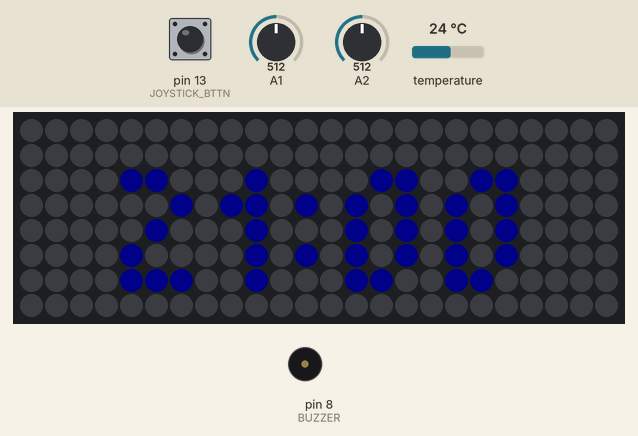
A sketch run on a simulated Arduino Uno, built with avr-gcc and run on an emulated ATmega328P. Shown: 24×8 RGB LED matrix (first LED top left, wired row by row), buzzer (waves = sounding). The test bench sets the inputs (shaded band); at power-on: pin 13 (JOYSTICK_BTTN) HIGH, A2 = 512, A1 = 512, temperature 24 °C. Dim RGB values are drawn brighter than linear; the local clock reads 2024-03-15 10:24:30 at power-on unless the sketch sets it; random numbers use the default seed unless the sketch sets one; EEPROM starts erased.

Above: at 1.2 s.
1.3 s: pin 13 (JOYSTICK_BTTN) pulled LOW for 1 s
At 3.06 s:
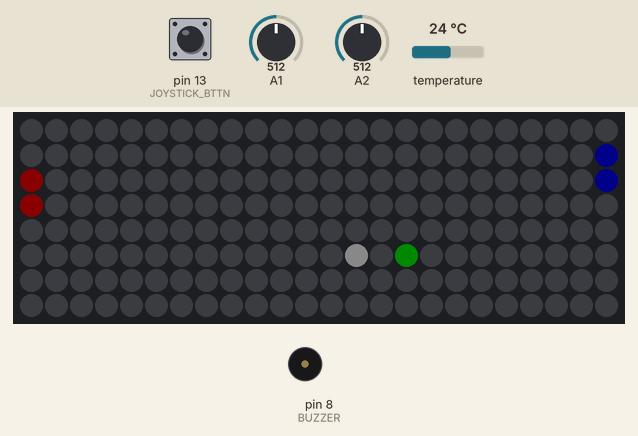
5.0 s: A2 set to 716
At 5.83 s:
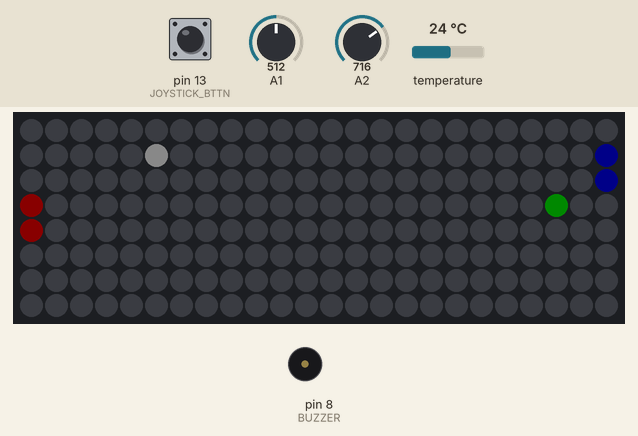
7.1 s: A2 set to 122
At 8.0 s:
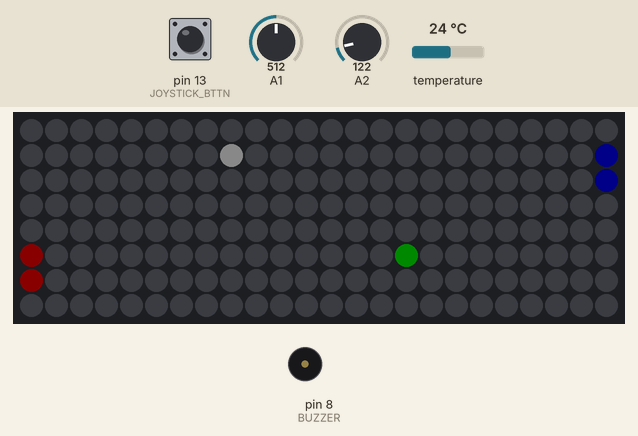
9.3 s: pin 13 (JOYSTICK_BTTN) pulled LOW for 1 s
At 10.4 s:
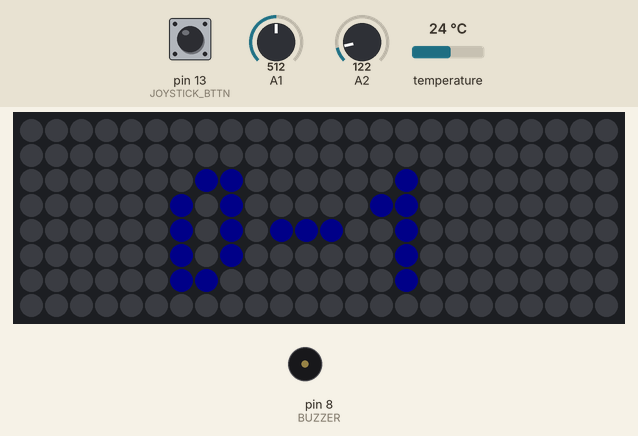
11.8 s: A1 set to 716
At 12.11 s:
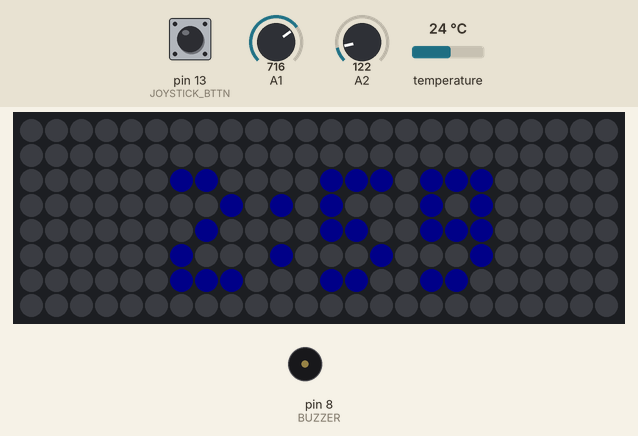
13.5 s: pin 13 (JOYSTICK_BTTN) pulled LOW for 3.2 s
At 16.2 s:
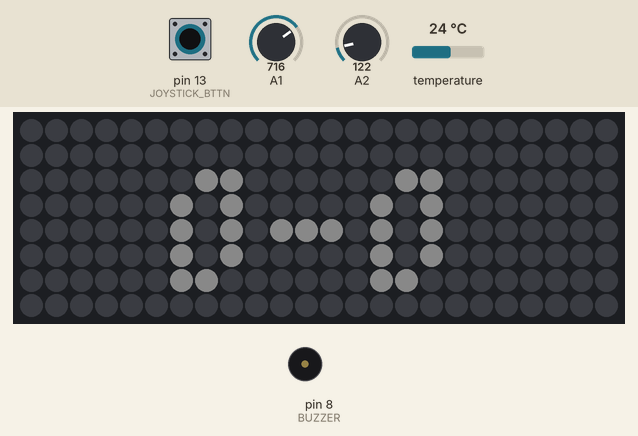
Timing chart, 0 to 17.7 s (numbered marks = the images above; inputs shaded):
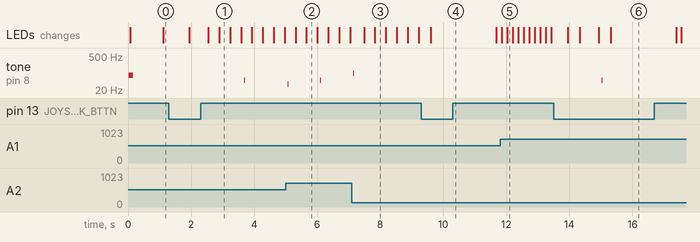

Measured:
- after the input at 1.3 s, tone on pin 8 (BUZZER): silent → 50 Hz after 2.4 s, → silent 0.03 s later
- after the input at 13.5 s, tone on pin 8 (BUZZER): silent → 50 Hz after 1.5 s, → silent 0.03 s later

The sketch:

MatrixClockFinal.ino
```cpp
#include "Buzzer.h"
#include "MatrixClock.h"
#include <Arduino.h>


MatrixClock clock;

void setup()
{

	clock.initialize();

	pinMode(MATRIX_PIN, OUTPUT); //Data pin Arduino -> Matrix
	pinMode(JOYSTICK_BTTN, INPUT_PULLUP); //Joystick button, active low.
	pinMode(BUZZER, OUTPUT);

#ifdef DEBUG
	Serial.begin(115200);
#endif // DEBUG


}


void loop()
{
	if (digitalRead(JOYSTICK_BTTN) == 0)
	{
		clock.changeMode();
	}

	switch (clock.getMode())
	{

	case 0:
		clock.showTimeAndDate();
		break;

	case 1:
		clock.showTemp();
		break;

	case 2:
		clock.changeTextColor();
		break;

	case 3:
		clock.changeBrightess();
		break;

	case 4:
		clock.PlayPong();
		break;

	case 5:
		clock.changeTime();
		break;

	default:
		clock.showText("ERROR");
		break;
	}

}
```

Buzzer.cpp
```cpp
//
//
//

#include "Buzzer.h"

Buzzer::Buzzer()
{

}

Buzzer::Buzzer(uint8_t _pin)
{
	pin = _pin;
}

void Buzzer::alarm()
{
	tone(pin, ALARM_FREQ, 333);
}

void Buzzer::buzz(uint8_t freq, uint8_t lenght)
{
	tone(pin, freq, lenght);
}

void Buzzer::assignPin(uint8_t _pin)
{
	pin = _pin;
}
```

Buzzer.h
```cpp
// Buzzer.h

#ifndef _BUZZER_h
#define _BUZZER_h

#if defined(ARDUINO) && ARDUINO >= 100
	#include "arduino.h"
#else
	#include "WProgram.h"
#endif

class Buzzer
{
public:
	Buzzer();
	Buzzer(uint8_t _pin);

	void alarm();
	void buzz(uint8_t freq = 50, uint8_t lenght = 25);
	void assignPin(uint8_t _pin);

private:
	uint8_t ALARM_FREQ = 70;
	uint8_t pin = 0;
};

#endif
```

Joystick.cpp
```cpp
//
//
//

#include "Joystick.h"

Joystick::Joystick()
{
	//default ctor, remember to use assignsPins() to get the joystick up and running
}

Joystick::Joystick(int8_t analogX, int8_t analogY)
	: analogPortX(analogX), analogPortY(analogY)
{
	//constructor for joystick without a dedicated button
}

Joystick::Joystick(int8_t analogX, int8_t analogY, int8_t joystickButton)
	: analogPortX(analogX), analogPortY(analogY), joystickButtonPort(joystickButton)
{
	//constructor for joystick with a dedicated button
}

int16_t Joystick::getAnalogX()
{
	return analogRead(analogPortX);
}

int16_t Joystick::getAnalogY()
{
	return analogRead(analogPortY);
}


int8_t Joystick::getMovementX()
{
	if (getAnalogX() > UPPER_DEADZONE)
		return -1;
	else if (getAnalogX() < LOWER_DEADZONE)
		return 1;
	else
		return 0;
}

int8_t Joystick::getMovementY()
{
	if (getAnalogY() > UPPER_DEADZONE)
		return 1;
	else if (getAnalogY() < LOWER_DEADZONE)
		return -1;
	else
		return 0;
}

bool Joystick::isPressed()
{
	return (digitalRead(joystickButtonPort) == 1 ? false : true);
}

void Joystick::assignPins(int8_t analogX, int8_t analogY, int8_t joystickButton)
{
	analogPortX = analogX;
	analogPortY = analogY;
	joystickButtonPort = joystickButton;
}
```

Joystick.h
```cpp
// Joystick.h

#ifndef _JOYSTICK_h
#define _JOYSTICK_h

#define UPPER_DEADZONE 650
#define LOWER_DEADZONE 250

#define BOTTOM_X 0
#define UPPER_X 23

#define BOTTOM_Y 0
#define UPPER_Y 7


#if defined(ARDUINO) && ARDUINO >= 100
	#include "arduino.h"
#else
	#include "WProgram.h"
#endif

class Joystick
{

public:
	Joystick();
	Joystick(int8_t analogX, int8_t analogY);
	Joystick(int8_t analogX, int8_t analogY, int8_t joystickButton);

	//get current analog readings from Arduino analog ports
	int16_t getAnalogX();
	int16_t getAnalogY();

	//gets relative movement of the joystick on both axis, returns 1, -1 or 0
	int8_t getMovementX();
	int8_t getMovementY();

	//reads digital port and returns true if button is pressed at the time of polling.
	bool isPressed();

	void assignPins(int8_t analogX, int8_t analogY, int8_t joystickButton);


private:
	int8_t analogPortX; //Analog port for X-axis
	int8_t analogPortY; //Analog port for Y-axis
	int8_t joystickButtonPort; //Digital port for joystickButton

};

#endif
```

MatrixClock.cpp
```cpp
//
//
//

#include "MatrixClock.h"


void MatrixClock::initialize()
{
	rtc.begin();


	if (EEPROM.read(setAddress) != 1)
	{
		rtc.setDOW(THURSDAY);     // Set Day-of-Week to Thursday
		rtc.setTime(21, 00, 0);     // Set the time to 21:00:00 (24hr format)
		rtc.setDate(22, 2, 2018);   //Set date to 22nd of Feb, 2018
		EEPROM.write(setAddress, 1);
	}


	matrix.begin();
	matrix.setTextWrap(false);
	matrix.setBrightness(10);
	matrix.setTextColor(BLUE);
	matrix.setFont(&TomThumb);

	paddle1.startX = 0;
	paddle1.color = 'R';

	paddle2.startX = 23;
	paddle2.color = 'B';

	ball2.momentumX = 1;
	ball2.color = 'G';

	randomSeed(analogRead(A3));


	clearDisplayBuffer();

}

#pragma region Displaying Text

void MatrixClock::scrollText(const String& textToScroll, int scrollSpeed = 150)
{
	int lenght = textToScroll.length();

	matrix.fillScreen(0);
	matrix.setCursor(x, 7);
	matrix.print(textToScroll);

	if (--x < -lenght * 5) //the number (5) controls how many columns the text will scroll for. The longer the text, the more columns scrolled
	{
		x = matrix.width();
	}

	matrix.show();
	delay(scrollSpeed);
}

void MatrixClock::showText(const String& textToShow)
{

	int cursor = matrix.width() / (textToShow.length() + 1);
	matrix.fillScreen(0);
	matrix.setCursor(cursor, 7);
	matrix.print(textToShow);
	matrix.show();
	delay(50);
}
#pragma endregion

#pragma region RTC Functionality


void MatrixClock::showDate()
{
	String date = rtc.getDateStr();
	scrollText(date);
}

void MatrixClock::showFullDate()
{
	String date = rtc.getDOWStr();
	date += ", ";
	date += rtc.getMonthStr();
	date += " ";
	date += rtc.getTime().date;

	if (rtc.getTime().date >= 10 && rtc.getTime().date <= 20)
	{
		date += "th";
	}

	else
	{
		switch (rtc.getTime().date % 10)
		{
		case 1:
			date += "st";
			break;
		case 2:
			date += "nd";
			break;
		case 3:
			date += "rd";
			break;
		default:
			date += "th";
			break;
		}
	}

	scrollText(date, 85);
}

void MatrixClock::showTime()
{

	String time = "";

	switch (rtc.getTime().sec % 2)
		{

		case 0:
			time = (String)rtc.getTime().hour;
			time += " ";
			if (rtc.getTime().min < 10)
				time += "0";

			time += rtc.getTime().min;

			if (time.endsWith("00") && !buzzedAtFullHour)
			{
				buzzer.buzz(80, 150);
				buzzedAtFullHour = true;
			}

			else if (time.endsWith("01") && buzzedAtFullHour)
			{
				buzzedAtFullHour = false;
			}


			showText(time);
			break;

		case 1:
			time = (String)rtc.getTime().hour;
			time += ":";
			if (rtc.getTime().min < 10)
				time += "0";
			time += rtc.getTime().min;
			showText(time);
			break;
		}

}

void MatrixClock::showTemp()
{
	String temp = "";

	if (joystick.getMovementX() == 0)
	{
		temp = (String)((int)rtc.getTemp());
		temp += "' C";
		showText(temp);
	}

	else
	{
		temp = (String)((int)(rtc.getTemp() * 1.8 + 32));
		temp += "' F";
		showText(temp);
	}

}

void MatrixClock::showTimeAndDate()
{
	unsigned long currentTime = millis();
	bool modeChanged = false;

	while ((millis() - currentTime) < 45000 && !modeChanged) //show the time for 45000ms (45s)
	{
		showTime();
		modeChanged = joystick.isPressed();

	}

	currentTime = millis();
	x = matrix.width();

	while ((millis() - currentTime) < 10000 && !modeChanged) //it takes ~10000ms (10s) to scroll the entire FullDate()
	{
		showFullDate();
		modeChanged = joystick.isPressed();

	}

	if (modeChanged)
	{
		changeMode();
	}

}

#pragma endregion

void MatrixClock::drawDisplayBuffer()
{
	matrix.clear();

	for (int x = 0; x < 24; x++)
	{
		for(int y = 0; y < 8; y++)
		{
			switch (displayBuffer[x][y])
			{
			case 'R':
			case 'r':
				matrix.drawPixel(x, y, RED);
				break;
			case 'G':
			case 'g':
				matrix.drawPixel(x, y, GREEN);
				break;
			case 'B':
			case 'b':
				matrix.drawPixel(x, y, BLUE);
				break;
			case 'W':
			case 'w':
				matrix.drawPixel(x, y, WHITE);
				break;
			case 'C':
			case 'c':
				matrix.drawPixel(x, y, CYAN);
				break;
			case 'Y':
			case 'y':
				matrix.drawPixel(x, y, YELLOW);
				break;
			case 'M':
			case 'm':
				matrix.drawPixel(x, y, MAGENTA);
				break;

			default:
				matrix.drawPixel(x, y, BLACK);
				break;
			}
		}


	}

	matrix.show();
}

void MatrixClock::clearDisplayBuffer()
{

	for (int x = 0; x < 24; x++)
	{
		for (int y = 0; y < 8; y++)
		{
			displayBuffer[x][y] = ' ';
		}
	}

}


void MatrixClock::changeTextColor()
{
	bool isEditing = true;
	uint8_t selectColor = 0;


	while (isEditing)
	{
		selectColor += joystick.getMovementX();
		delay(50);

		switch (selectColor % 7)
		{
		case 0:
			delay(50);
			matrix.setTextColor(BLUE);
			showText("BLU");
			break;

		case 1:
			delay(50);
			matrix.setTextColor(GREEN);
			showText("GRN");
			break;

		case 2:
			delay(50);
			matrix.setTextColor(RED);
			showText("RED");
			break;

		case 3:
			delay(50);
			matrix.setTextColor(WHITE);
			showText("WHT");
			break;

		case 4:
			delay(50);
			matrix.setTextColor(YELLOW);
			showText("YLW");
			break;

		case 5:
			delay(50);
			matrix.setTextColor(CYAN);
			showText("CYAN");
			break;

		case 6:
			delay(50);
			matrix.setTextColor(MAGENTA);
			showText("MGT");
			break;
		default:
			break;

		}

		if (joystick.isPressed())
		{
			delay(100);
			isEditing = false;
			modeCounter++;

		}
	}
}

void MatrixClock::changeBrightess()
{
	bool isEditing = true;
	uint8_t brightness = matrix.getBrightness();
	delay(50);


	while (isEditing)
	{
		brightness -= joystick.getMovementY();
		brightness = constrain(brightness, 1, MAX_BRIGHTNESS);

		matrix.setBrightness(brightness);
		scrollText("BRIGHTNESS");

		if (joystick.isPressed())
		{
			delay(100);
			isEditing = false;
			modeCounter++;

		}
	}
}

void MatrixClock::changeTime()
{
	uint8_t hourBuffer = 0;
	uint8_t minuteBuffer = 0;
	String textToDisplay = "";

	bool isChoosing = true;
	bool isEditing = true;

	while (isChoosing)
	{
		scrollText("Change time. Sure? UP - YES, DOWN - NO", 80);
		switch (joystick.getMovementY())
		{
		case -1:
			isChoosing = false;
			while (isEditing)
			{
				textToDisplay = " ";
				minuteBuffer = (minuteBuffer + joystick.getMovementX());
				delay(25);
				hourBuffer = (hourBuffer - joystick.getMovementY()) ;
				delay(25);

				hourBuffer = constrain(hourBuffer, 0, 23);
				minuteBuffer = constrain(minuteBuffer, 0, 59);

				textToDisplay += hourBuffer;
				textToDisplay += ":";
				textToDisplay += minuteBuffer;

				showText(textToDisplay);

				delay(25);

				if (joystick.isPressed())
				{
					isEditing = false;
					rtc.setTime(hourBuffer, minuteBuffer, 0);
					modeCounter++;
					delay(200);
				}
			}
			break;
		case 1:
			showText("abort");
			delay(500);
			isChoosing = false;
			modeCounter++;
			break;

		case 0:
			break;
		}

	}

}


void MatrixClock::changeMode()
{
	delay(200);
	modeCounter++;
}

const uint8_t MatrixClock::getMode()
{
	return modeCounter % NUM_OF_MODES;
}


#pragma region Pong

void MatrixClock::PlayPong()
{
	bool isPlaying = true;
	clearDisplayBuffer();
	drawDisplayBuffer();

	while (isPlaying)
	{
		//clear back buffer
		clearDisplayBuffer();

		//timing and input
		int8_t playerMovement = joystick.getMovementY();
		int8_t aiMovement = (random(0, 1023) > 512 ? -1 : 1);
		delay(100);

		//game logic
		movePaddle(paddle1, playerMovement);
		movePaddle(paddle2, aiMovement);

		moveBall(ball1);
		moveBall(ball2);


		//check whether the ball is getting closer to the paddle, if so enter the function.
		if (ball1.x < 3 || ball1.x > 20)
		{
			didPaddleHitBall(paddle1, ball1);
			didPaddleHitBall(paddle2, ball1);
		}

		if (ball2.x < 3 || ball2.x > 20)
		{
			didPaddleHitBall(paddle1, ball2);
			didPaddleHitBall(paddle2, ball2);
		}

		//display to player, flush back buffer
		drawDisplayBuffer();


		//exit game logic
		if (joystick.isPressed())
		{
			String score;
			score += paddle2.score;
			score += "-";
			score += paddle1.score;
			showText(score);
			delay(2000);
			isPlaying = false;
			paddle1.score = 0;
			paddle2.score = 0;
			modeCounter++;

		}
	}
}


void MatrixClock::movePaddle(paddle& paddle, int8_t direction)
{
	//check whether the paddle is heading out of bounds
	if (paddle.paddleBlocks[0] + direction < 0 || paddle.paddleBlocks[1] + direction > 7)
	{

		displayBuffer[paddle.startX][paddle.paddleBlocks[0]] = paddle.color;
		displayBuffer[paddle.startX][paddle.paddleBlocks[1]] = paddle.color;
	}
	else
	{
		paddle.paddleBlocks[0] += direction;
		paddle.paddleBlocks[1] += direction;

		displayBuffer[paddle.startX][paddle.paddleBlocks[0]] = paddle.color;
		displayBuffer[paddle.startX][paddle.paddleBlocks[1]] = paddle.color;
	}
}

void MatrixClock::moveBall(ball& ball)
{

	ball.x += ball.momentumX;

	//bounce the ball off top and bottom edges of the screen.
	if (ball.y + ball.momentumY > 7 || ball.y + ball.momentumY < 0)
	{
		ball.momentumY *= -1;
		buzzer.buzz();
	}

	ball.y += ball.momentumY;

	displayBuffer[ball.x][ball.y] = ball.color;

}

void MatrixClock::resetBall(ball& ball)
{
	ball.x = random(8, 15);
	ball.y = random(0, 7);
}


bool MatrixClock::didPaddleHitBall(paddle& paddle, ball& ball)
{
	//checks if the ball hits one of the parts of the passed in paddle paddle
	if ((ball.y == paddle.paddleBlocks[0] && ball.x == paddle.startX - (ball.momentumX) ||
		(ball.y == paddle.paddleBlocks[1] && ball.x == paddle.startX - (ball.momentumX))))
	{
		ball.momentumX *= -1;
		buzzer.buzz(35);
		return true;
	}

	//check to see if the ball hits the passed in paddle diagonally from top right
	else if ((ball.y == (paddle.paddleBlocks[0] - 1) && ball.x == paddle.startX - (ball.momentumX)
		&& (ball.y != paddle.paddleBlocks[0] && ball.momentumY > 0)))
	{

		ball.momentumX *= -1;
		ball.momentumY *= -1;
		buzzer.buzz(35);
		return true;
	}

	//check to see if the ball hits the passed in paddle diagonally from bottom right
	else if ((ball.y == (paddle.paddleBlocks[1] + 1) && ball.x == paddle.startX - (ball.momentumX) &&
		(ball.y != paddle.paddleBlocks[1] && ball.momentumY < 0)))
	{
		ball.momentumX *= -1;
		ball.momentumY *= -1;
		buzzer.buzz(35);
		return true;
	}

	else if (ball.x == paddle.startX)
	{
		paddle.score++;
		buzzer.buzz(100);
		resetBall(ball);
		delay(100);
		return false;
	}

}
#pragma endregion
```

MatrixClock.h
```cpp
// (licence header left out)
#ifndef _MATRIXCLOCK_h
#define _MATRIXCLOCK_h

#if defined(ARDUINO) && ARDUINO >= 100
	#include "arduino.h"
#else
	#include "WProgram.h"
#endif

//DI pin for Matrix
#define MATRIX_PIN 2

//RTC pins
#define SCL A5
#define SDA A4

//Joystick pins
#define JOYSTICK_X A1
#define JOYSTICK_Y A2
#define JOYSTICK_BTTN 13

//increase when modes increase
#define NUM_OF_MODES 6

//Buzzer pin
#define BUZZER 8

//Sound module pin
#define SOUND_MODULE A0

#include <Adafruit_NeoMatrix.h>
#include <Adafruit_NeoPixel.h>
#include <Adafruit_GFX.h>
#include <Fonts\TomThumb.h>
#include <DS3231.h>
#include <EEPROM.h>
#include "Joystick.h"
#include "Buzzer.h"


class MatrixClock
{


public:

	void initialize();

	//RTC Functionality
	void showDate();
	void showFullDate();
	void showTimeAndDate();
	void showTime();
	void showTemp();

	//Showing text on the matrices
	void scrollText(const String &textToScroll, int howFastToScroll = 150);
	void showText(const String &textToShow);

	//Text and Pixel appearance manupulation
	void changeTextColor();
	void changeBrightess();

	void changeTime();

	//manipulate mode selection. Logic(e.g: change mode when button is pressed) has to be applied in main()
	void changeMode();
	const uint8_t getMode();

	void PlayPong();

private:

	//Main modules of the operation. All get created alongside the MatrixClock class.
	Adafruit_NeoMatrix matrix = Adafruit_NeoMatrix(8, 8, 3, 1, MATRIX_PIN,
		NEO_TILE_TOP + NEO_TILE_LEFT + NEO_TILE_ROWS + NEO_TILE_PROGRESSIVE +
		NEO_MATRIX_BOTTOM + NEO_MATRIX_LEFT + NEO_MATRIX_COLUMNS + NEO_MATRIX_PROGRESSIVE,
		NEO_GRB + NEO_KHZ800);
	DS3231 rtc = DS3231(A4, A5);
	Joystick joystick = Joystick(JOYSTICK_X, JOYSTICK_Y, JOYSTICK_BTTN);
	Buzzer buzzer = Buzzer(8);


	//Address of the set flag in the EEPROM. See initialize()
	const uint8_t setAddress = 0x02;

	//needed to scroll text on matrix
	int x = matrix.width();


	uint8_t modeCounter = 0;
	uint8_t MAX_BRIGHTNESS = 25;

	bool buzzedAtFullHour = false;


	//list of typical colors to use;
	const uint16_t RED = matrix.Color(255, 0, 0);
	const uint16_t GREEN = matrix.Color(0, 255, 0);
	const uint16_t BLUE = matrix.Color(0, 0, 255);
	const uint16_t YELLOW = matrix.Color(255, 255, 0);
	const uint16_t CYAN = matrix.Color(0, 255, 255);
	const uint16_t MAGENTA = matrix.Color(255, 0, 255);
	const uint16_t WHITE = matrix.Color(255, 255, 255);
	const uint16_t BLACK = matrix.Color(0, 0, 0);

	//display buffer to facilitate calling drawPixel methods on each pixel from an array of chars.
	char displayBuffer[24][8];
	void drawDisplayBuffer();
	void clearDisplayBuffer();


#pragma region Pong

	struct ball
	{
		//ball starts off mroe or less in the middle of the display.
		int8_t x = 14;
		int8_t y = 4;

		//ball starts off going away from the paddle.
		int8_t momentumX = -1;
		int8_t momentumY = 1;

		char color = 'W';

	};

	struct paddle
	{
		int8_t paddleBlocks[2] = { 2,3 };
		int8_t startX;
		char color;
		uint8_t score = 0;
		int8_t paddleLenght = 2;

	};

	paddle paddle1;
	paddle paddle2;
	ball ball1;
	ball ball2;

	void movePaddle(paddle &paddle, int8_t direction);
	void moveBall(ball& ball);
	void resetBall(ball& ball);
	bool didPaddleHitBall(paddle& paddle, ball& ball);
#pragma endregion
};


#endif
```
